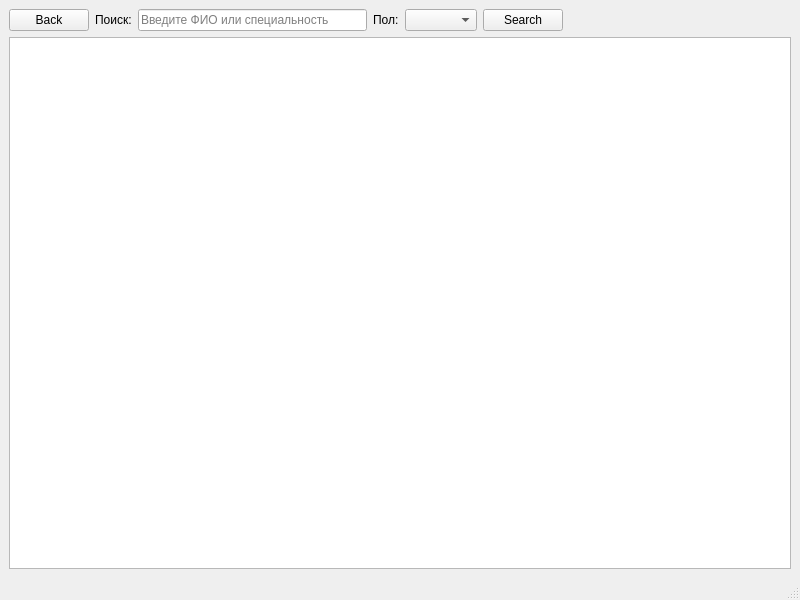
<?xml version="1.0" encoding="UTF-8"?>
<ui version="4.0">
 <class>PersonnelReportWindow</class>
 <widget class="QMainWindow" name="PersonnelReportWindow">
  <property name="geometry">
   <rect>
    <x>0</x>
    <y>0</y>
    <width>800</width>
    <height>600</height>
   </rect>
  </property>
  <property name="windowTitle">
   <string>Отчет по персоналу</string>
  </property>
  <widget class="QWidget" name="centralwidget">
   <layout class="QVBoxLayout" name="verticalLayout">
    <item>
     <layout class="QHBoxLayout" name="horizontalLayout">
      <item>
       <widget class="QPushButton" name="btnBack">
        <property name="maximumSize">
         <size>
          <width>100</width>
          <height>16777215</height>
         </size>
        </property>
        <property name="text">
         <string>Back</string>
        </property>
       </widget>
      </item>
      <item>
       <widget class="QLabel" name="labelSearch">
        <property name="text">
         <string>Поиск:</string>
        </property>
       </widget>
      </item>
      <item>
       <widget class="QLineEdit" name="leSearch">
        <property name="placeholderText">
         <string>Введите ФИО или специальность</string>
        </property>
       </widget>
      </item>
      <item>
       <widget class="QLabel" name="labelGender">
        <property name="text">
         <string>Пол:</string>
        </property>
       </widget>
      </item>
      <item>
       <widget class="QComboBox" name="cbGender"/>
      </item>
      <item>
       <widget class="QPushButton" name="btnSearch">
        <property name="text">
         <string>Search</string>
        </property>
       </widget>
      </item>
      <item>
       <spacer name="horizontalSpacer">
        <property name="orientation">
         <enum>Qt::Horizontal</enum>
        </property>
        <property name="sizeHint" stdset="0">
         <size>
          <width>40</width>
          <height>20</height>
         </size>
        </property>
       </spacer>
      </item>
     </layout>
    </item>
    <item>
     <widget class="QTableWidget" name="tableWidget"/>
    </item>
   </layout>
  </widget>
  <widget class="QMenuBar" name="menubar"/>
  <widget class="QStatusBar" name="statusbar"/>
 </widget>
 <resources/>
 <connections/>
</ui>
